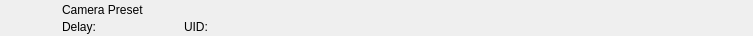
<?xml version="1.0" encoding="UTF-8"?>
<ui version="4.0">
 <class>RundownPanasonicPresetWidget</class>
 <widget class="QWidget" name="RundownPanasonicPresetWidget">
  <property name="geometry">
   <rect>
    <x>0</x>
    <y>0</y>
    <width>753</width>
    <height>36</height>
   </rect>
  </property>
  <layout class="QHBoxLayout" name="horizontalLayout">
   <property name="spacing">
    <number>0</number>
   </property>
   <property name="margin">
    <number>0</number>
   </property>
   <item>
    <widget class="QFrame" name="frameItem">
     <property name="sizePolicy">
      <sizepolicy hsizetype="Preferred" vsizetype="Fixed">
       <horstretch>0</horstretch>
       <verstretch>0</verstretch>
      </sizepolicy>
     </property>
     <property name="minimumSize">
      <size>
       <width>0</width>
       <height>36</height>
      </size>
     </property>
     <widget class="QLabel" name="labelIcon">
      <property name="geometry">
       <rect>
        <x>22</x>
        <y>2</y>
        <width>32</width>
        <height>32</height>
       </rect>
      </property>
      <property name="text">
       <string/>
      </property>
      <property name="pixmap">
       <pixmap resource="../../Widgets.qrc">:/Graphics/Images/Panasonic/PanasonicPreset.png</pixmap>
      </property>
      <property name="scaledContents">
       <bool>true</bool>
      </property>
     </widget>
     <widget class="QLabel" name="labelLabel">
      <property name="geometry">
       <rect>
        <x>62</x>
        <y>2</y>
        <width>561</width>
        <height>16</height>
       </rect>
      </property>
      <property name="text">
       <string>Camera Preset</string>
      </property>
     </widget>
     <widget class="QLabel" name="labelColor">
      <property name="geometry">
       <rect>
        <x>0</x>
        <y>0</y>
        <width>18</width>
        <height>36</height>
       </rect>
      </property>
      <property name="text">
       <string/>
      </property>
     </widget>
     <widget class="QLabel" name="labelGroupColor">
      <property name="geometry">
       <rect>
        <x>0</x>
        <y>0</y>
        <width>6</width>
        <height>36</height>
       </rect>
      </property>
      <property name="text">
       <string/>
      </property>
     </widget>
     <widget class="QLabel" name="labelDelay">
      <property name="geometry">
       <rect>
        <x>62</x>
        <y>19</y>
        <width>83</width>
        <height>16</height>
       </rect>
      </property>
      <property name="text">
       <string>Delay:</string>
      </property>
     </widget>
     <widget class="QLabel" name="labelRemoteTriggerId">
      <property name="geometry">
       <rect>
        <x>184</x>
        <y>19</y>
        <width>111</width>
        <height>16</height>
       </rect>
      </property>
      <property name="text">
       <string>UID:</string>
      </property>
     </widget>
    </widget>
   </item>
   <item>
    <widget class="QFrame" name="frameStatus">
     <property name="minimumSize">
      <size>
       <width>77</width>
       <height>0</height>
      </size>
     </property>
     <property name="maximumSize">
      <size>
       <width>77</width>
       <height>16777215</height>
      </size>
     </property>
     <widget class="QLabel" name="labelGpiConnected">
      <property name="geometry">
       <rect>
        <x>1</x>
        <y>2</y>
        <width>32</width>
        <height>32</height>
       </rect>
      </property>
      <property name="minimumSize">
       <size>
        <width>32</width>
        <height>32</height>
       </size>
      </property>
      <property name="maximumSize">
       <size>
        <width>32</width>
        <height>32</height>
       </size>
      </property>
      <property name="lineWidth">
       <number>0</number>
      </property>
      <property name="text">
       <string/>
      </property>
      <property name="pixmap">
       <pixmap resource="../../Widgets.qrc">:/Graphics/Images/GpiConnected.png</pixmap>
      </property>
      <property name="scaledContents">
       <bool>true</bool>
      </property>
     </widget>
     <widget class="QLabel" name="labelDisconnected">
      <property name="geometry">
       <rect>
        <x>32</x>
        <y>2</y>
        <width>32</width>
        <height>32</height>
       </rect>
      </property>
      <property name="minimumSize">
       <size>
        <width>32</width>
        <height>32</height>
       </size>
      </property>
      <property name="maximumSize">
       <size>
        <width>32</width>
        <height>32</height>
       </size>
      </property>
      <property name="text">
       <string/>
      </property>
      <property name="pixmap">
       <pixmap resource="../../Widgets.qrc">:/Graphics/Images/Disconnected.png</pixmap>
      </property>
      <property name="scaledContents">
       <bool>true</bool>
      </property>
     </widget>
     <widget class="QLabel" name="labelActiveColor">
      <property name="geometry">
       <rect>
        <x>69</x>
        <y>0</y>
        <width>8</width>
        <height>36</height>
       </rect>
      </property>
      <property name="minimumSize">
       <size>
        <width>8</width>
        <height>36</height>
       </size>
      </property>
      <property name="maximumSize">
       <size>
        <width>8</width>
        <height>36</height>
       </size>
      </property>
      <property name="text">
       <string/>
      </property>
     </widget>
    </widget>
   </item>
  </layout>
 </widget>
 <resources>
  <include location="../../Widgets.qrc"/>
 </resources>
 <connections/>
 <slots>
  <slot>addToCombo()</slot>
 </slots>
</ui>
